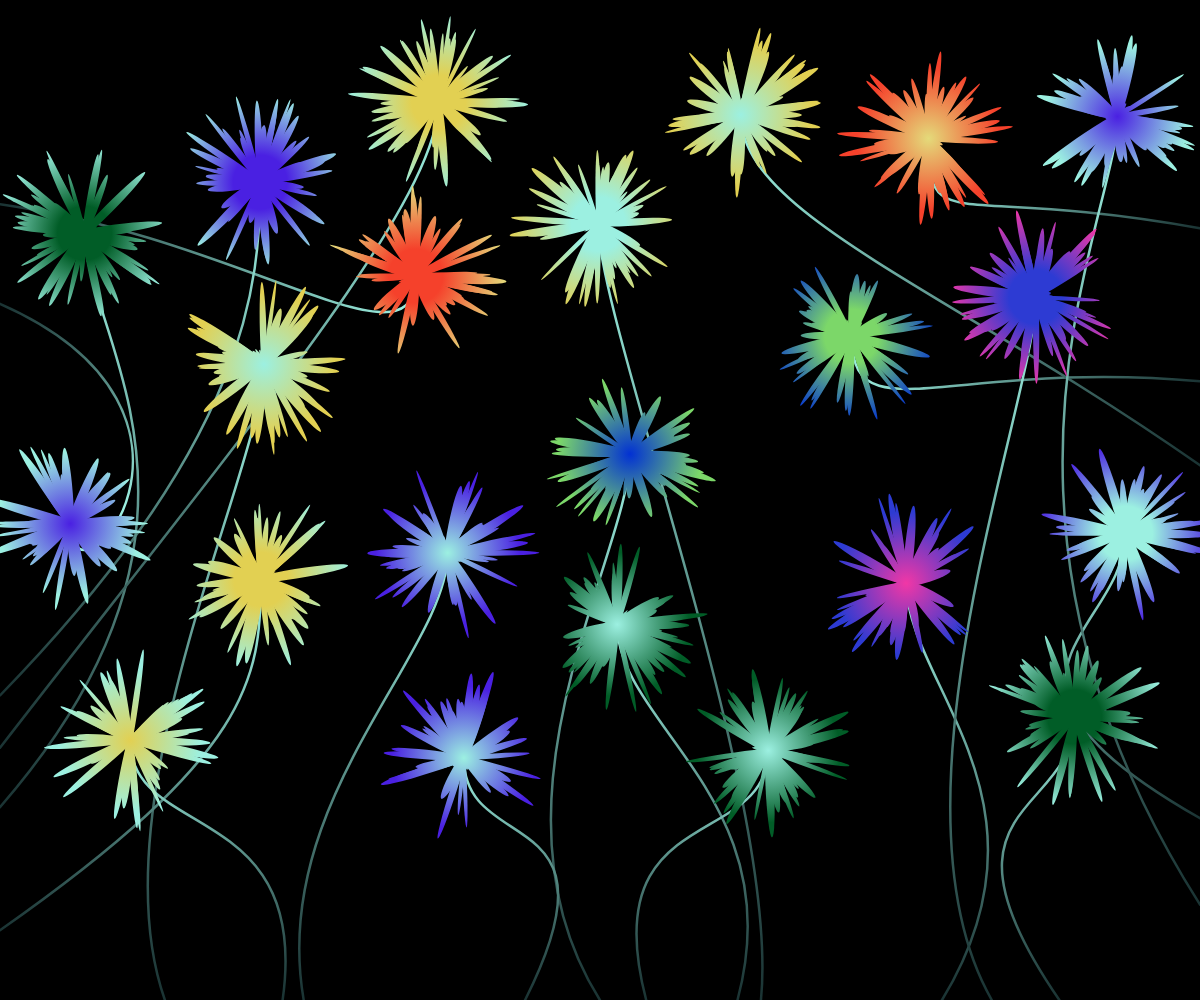
Frame 1 (no input)
Frame 60 (no input): identical to frame 1, image omitted
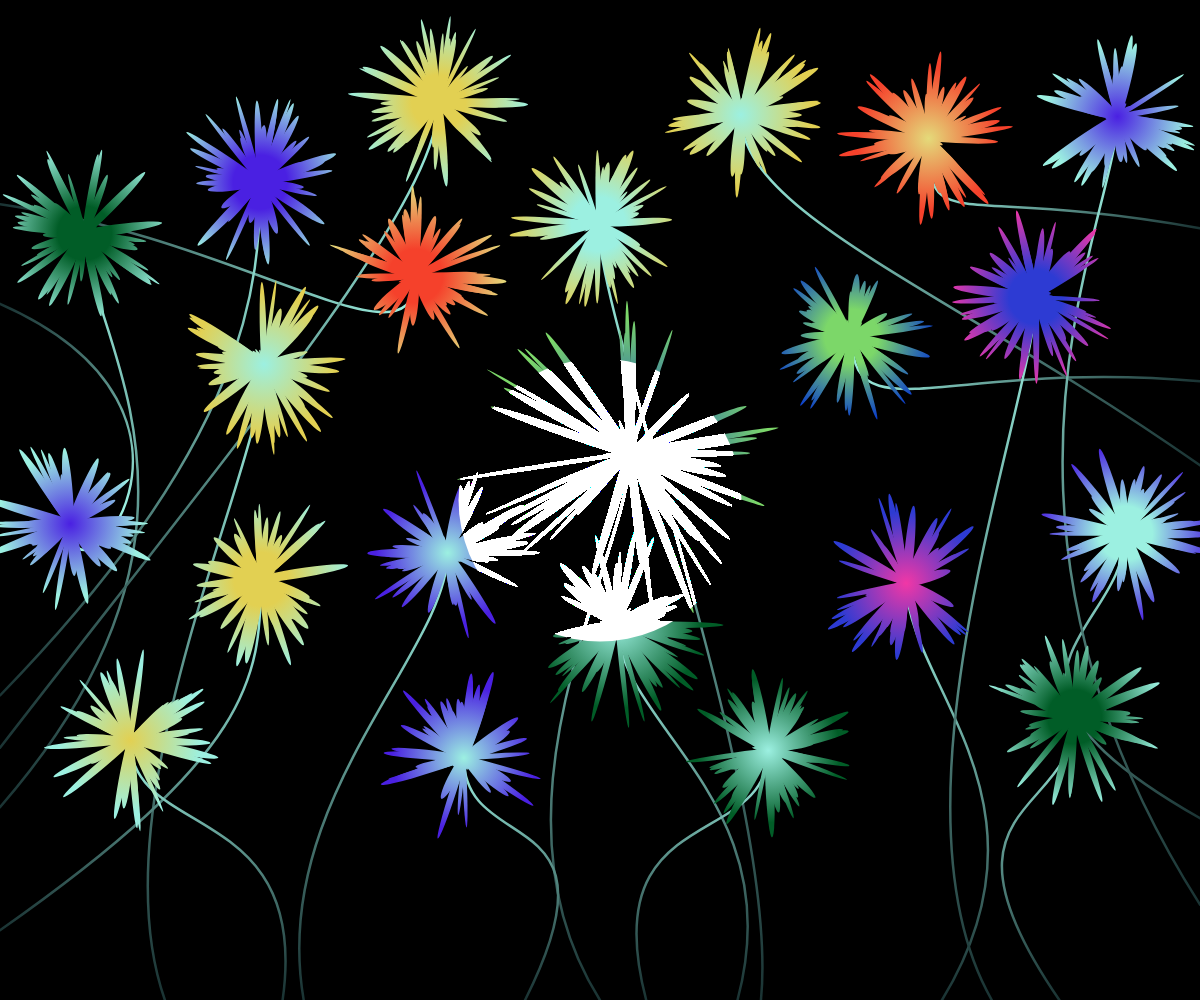
Frame 120 (the mouse pressed at the canvas centre since frame 60)

The p5.js sketch that drew these frames (run headless with seeded random() and noise() and a simulated clock; from frame 60 on, the mouse is pressed at the canvas centre):

// p5.js sketch
// ── sketch.js
let flowers = [];
let currentCircleDim = 20, baseCircleDim = 20, fullScreenDim;
let detectionRadius = 60;

class Flower {
  constructor(x, y, startX, startY, colorObj, petals) {
    this.x = x; this.y = y;
    this.startX = startX; this.startY = startY;
    this.colors = colorObj;
    this.petals = petals;
  }

  drawStem() {
    push();
    noFill();
    let grad = drawingContext.createLinearGradient(this.x, this.y, this.startX, this.startY);
    grad.addColorStop(0, '#9CF0E1'); grad.addColorStop(1, '#1A3333');
    drawingContext.strokeStyle = grad;
    strokeWeight(2.5);
    drawingContext.beginPath();
    drawingContext.moveTo(this.x, this.y);
    
    let cp1x = this.x, cp1y = this.y + 100, cp2x, cp2y;
    if (this.startX === 0 || this.startX === width) {
      cp2x = this.startX === 0 ? this.startX + 250 : this.startX - 250;
      cp2y = this.y + (this.startY - this.y) * 0.5;
    } else {
      cp2x = this.x + (this.startX - this.x) * 0.2 + (this.startX > this.x ? 150 : -150);
      cp2y = this.startY - 200;
    }
    drawingContext.bezierCurveTo(cp1x, cp1y, cp2x, cp2y, this.startX, this.startY);
    drawingContext.stroke();
    pop();
  }

  drawFlower() {
    let d = dist(this.x, this.y, mouseX, mouseY);
    let radius = currentCircleDim / 2;
    let destructIntensity = d < radius ? map(d, 0, radius, 1, 0) : 0;

    push();
    translate(this.x, this.y);

    let grad = drawingContext.createRadialGradient(0, 0, 0, 0, 0, 90);
    if (this.colors.type === 'normal') {
      grad.addColorStop(0, this.colors.center);
      grad.addColorStop(0.3, this.colors.center); 
      grad.addColorStop(1, this.colors.edge);
    } else {
      grad.addColorStop(0, this.colors.center);
      grad.addColorStop(0.8, this.colors.edge); 
      grad.addColorStop(1, this.colors.edge);
    }

    drawingContext.fillStyle = grad;
    noStroke();

    this.petals.forEach((p, index) => {
      push();
      
      if (destructIntensity > 0) {
        let scatterX = (noise(index, frameCount * 0.001) - 0.5) * 10 * destructIntensity;
        let scatterY = (noise(index + 50, frameCount * 0.001) - 0.5) * 10 * destructIntensity;
        translate(scatterX, scatterY);
        rotate(p.angle + noise(index) * TWO_PI * 0.3 * destructIntensity);
        let stretch = 1 + destructIntensity * 1.5;
        let thin = 1 - destructIntensity * 0.2;
        scale(stretch, thin);
      } else {
        rotate(p.angle);
      }
      ellipse(p.len / 3, 0, p.len, p.wid);
      pop();
    });
    pop();
  }
}

function setup() {
  createCanvas(windowWidth, windowHeight);
  fullScreenDim = sqrt(sq(width) + sq(height)) * 1.5;

  let normalColors = [
    { center: '#F5412B', edge: '#E4DA7A' }, { center: '#4A20E2', edge: '#9CF0E1' },
    { center: '#2D3BD3', edge: '#F137A6' }, { center: '#7CD769', edge: '#0231D3' },
    { center: '#015D27', edge: '#9CF0E1' }, { center: '#E2D052', edge: '#9CF0E1' },
    { center: '#9CF0E1', edge: '#E2D052' }, { center: '#9CF0E1', edge: '#4A20E2' }
  ].map(c => ({...c, type: 'normal'}));

  let reverseColors = [
    { center: '#E4DA7A', edge: '#F5412B' }, { center: '#9CF0E1', edge: '#4A20E2' },
    { center: '#F137A6', edge: '#2D3BD3' }, { center: '#0231D3', edge: '#7CD769' },
    { center: '#9CF0E1', edge: '#015D27' }, { center: '#9CF0E1', edge: '#E2D052' },
    { center: '#E2D052', edge: '#9CF0E1' }, { center: '#4A20E2', edge: '#9CF0E1' }
  ].map(c => ({...c, type: 'reverse'}));

  let colorPool = [...normalColors, ...reverseColors].sort(() => random() - 0.5);

  let attempts = 0;
  while (flowers.length < 25 && attempts < 5000) { 
    let x, y, startX, startY, side = random(1);
    if (side < 0.2) { 
      x = random(width * 0.05, width * 0.4); y = random(height * 0.1, height * 0.65);
      startX = 0; startY = random(height * 0.2, height * 0.95);
    } else if (side < 0.4) { 
      x = random(width * 0.6, width * 0.95); y = random(height * 0.1, height * 0.75);
      startX = width; startY = random(height * 0.2, height * 0.95);
    } else { 
      x = random(width * 0.1, width * 0.9); y = random(height * 0.2, height * 0.8);
      startX = x + random(-200, 200); startY = height;
    }

    if (!flowers.some(f => dist(x, y, f.x, f.y) < 170)) {
      let petals = [];
      for(let j=0; j<45; j++) { 
        petals.push({ angle: random(TWO_PI), len: random(50, 110), wid: random(4, 10) }); 
      }
      flowers.push(new Flower(x, y, startX, startY, colorPool[flowers.length % colorPool.length], petals));
    }
    attempts++;
  }
}

function draw() {
  background(0);
  blendMode(BLEND);

  let isTouching = flowers.some(f => dist(mouseX, mouseY, f.x, f.y) < detectionRadius);
  let targetDim = isTouching ? fullScreenDim : baseCircleDim;
  let lerpSpeed = (targetDim > currentCircleDim) ? 0.002 : 0.15;
  currentCircleDim = lerp(currentCircleDim, targetDim, lerpSpeed);

  flowers.forEach(f => f.drawStem());
  flowers.forEach(f => f.drawFlower());

  push();
  blendMode(DODGE); noStroke(); fill(255);
  ellipse(mouseX, mouseY, currentCircleDim, currentCircleDim);
  pop();
}

function windowResized() {
  resizeCanvas(windowWidth, windowHeight);
  fullScreenDim = sqrt(sq(width) + sq(height)) * 1.5;
}
// ── style.css


body {
    margin: 0;
    padding: 0;
    overflow: hidden;
    background-color: black;
}

#ui-layer {
    position: absolute;
    top: 0;
    left: 0;
    width: 100%;
    height: 100%;
    /* Quan trọng: cho phép chuột xuyên qua chữ để tương tác với canvas bên dưới */
    pointer-events: none; 
    color: rgba(255, 255, 255);
    font-family: aktiv-grotesk-extended, sans-serif; 
    font-weight: 300;
    z-index: 10;
}

.quote {
    position: absolute;
    top: 60px;
    right: 50px;
    text-align: right;
    font-size: 18px;
    line-height: 1.2;
}

.bottom-title {
    position: absolute;
    bottom: 50px;
    left: 50px;
    font-size: 18px;
    line-height: 1.2;
}

.italic {
    font-style: italic;
}
